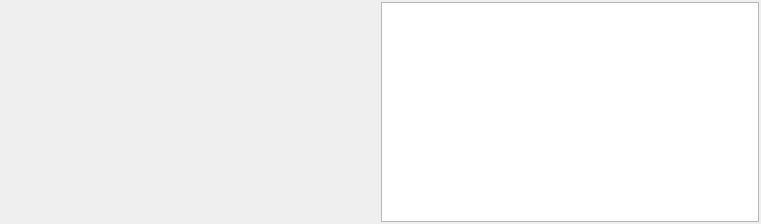
<?xml version="1.0" encoding="UTF-8"?>
<ui version="4.0">
 <class>OutputTabPage</class>
 <widget class="QWidget" name="OutputTabPage">
  <property name="geometry">
   <rect>
    <x>0</x>
    <y>0</y>
    <width>761</width>
    <height>224</height>
   </rect>
  </property>
  <property name="windowTitle">
   <string>Form</string>
  </property>
  <layout class="QHBoxLayout" name="horizontalLayout">
   <property name="leftMargin">
    <number>2</number>
   </property>
   <property name="topMargin">
    <number>2</number>
   </property>
   <property name="rightMargin">
    <number>2</number>
   </property>
   <property name="bottomMargin">
    <number>2</number>
   </property>
   <item>
    <spacer name="horizontalSpacer">
     <property name="orientation">
      <enum>Qt::Horizontal</enum>
     </property>
     <property name="sizeHint" stdset="0">
      <size>
       <width>40</width>
       <height>20</height>
      </size>
     </property>
    </spacer>
   </item>
   <item>
    <widget class="QTableView" name="MetadataView">
     <property name="alternatingRowColors">
      <bool>true</bool>
     </property>
     <property name="selectionMode">
      <enum>QAbstractItemView::SingleSelection</enum>
     </property>
     <property name="selectionBehavior">
      <enum>QAbstractItemView::SelectRows</enum>
     </property>
     <attribute name="verticalHeaderVisible">
      <bool>false</bool>
     </attribute>
    </widget>
   </item>
  </layout>
 </widget>
 <resources/>
 <connections/>
</ui>
